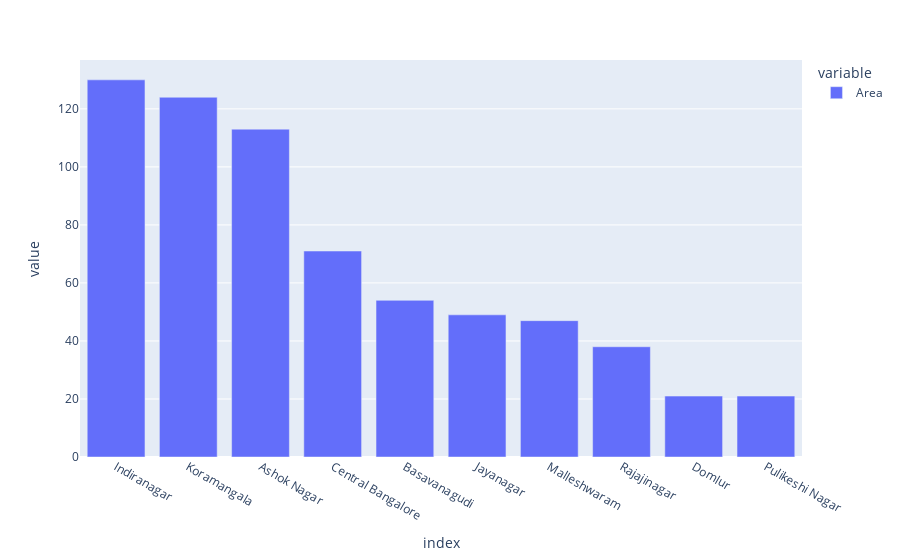

The code cell stored with this chart in its notebook:
### Code cell
df6=df10[df10['City']=='Bangalore']['Area'].value_counts().head(10)
fig=px.bar(df6)
fig.show()
fig.write_image("City(Banglore).png")

### Figure 1 — Plotly figure (JSON) as saved in the notebook; plotly's stock layout.template omitted (floating-point values rounded to 4 significant figures)
{"data": [{"alignmentgroup": "True", "hovertemplate": "variable=Area<br>index=%{x}<br>value=%{y}<extra></extra>", "legendgroup": "Area", "marker": {"color": "#636efa", "pattern": {"shape": ""}}, "name": "Area", "offsetgroup": "Area", "orientation": "v", "showlegend": true, "textposition": "auto", "type": "bar", "x": ["Indiranagar", "Koramangala", "Ashok Nagar", "Central Bangalore", "Basavanagudi", "Jayanagar", "Malleshwaram", "Rajajinagar", "Domlur", "Pulikeshi Nagar"], "xaxis": "x", "y": [130, 124, 113, 71, 54, 49, 47, 38, 21, 21], "yaxis": "y"}], "layout": {"barmode": "relative", "legend": {"title": {"text": "variable"}, "tracegroupgap": 0}, "margin": {"t": 60}, "xaxis": {"anchor": "y", "domain": [0, 1], "title": {"text": "index"}}, "yaxis": {"anchor": "x", "domain": [0, 1], "title": {"text": "value"}}}}
